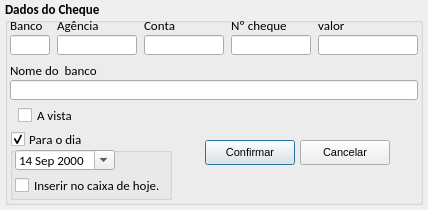
<?xml version="1.0" encoding="UTF-8"?>
<ui version="4.0">
 <class>tela_pagamento_cheque</class>
 <widget class="QDialog" name="tela_pagamento_cheque">
  <property name="geometry">
   <rect>
    <x>0</x>
    <y>0</y>
    <width>428</width>
    <height>210</height>
   </rect>
  </property>
  <property name="windowTitle">
   <string>Dialog</string>
  </property>
  <widget class="QGroupBox" name="groupBox">
   <property name="geometry">
    <rect>
     <x>5</x>
     <y>0</y>
     <width>418</width>
     <height>205</height>
    </rect>
   </property>
   <property name="font">
    <font>
     <family>Calibri</family>
     <pointsize>10</pointsize>
     <weight>75</weight>
     <bold>true</bold>
     <kerning>false</kerning>
    </font>
   </property>
   <property name="title">
    <string>Dados do Cheque</string>
   </property>
   <widget class="QLabel" name="label">
    <property name="geometry">
     <rect>
      <x>5</x>
      <y>15</y>
      <width>35</width>
      <height>20</height>
     </rect>
    </property>
    <property name="font">
     <font>
      <family>Calibri</family>
      <pointsize>10</pointsize>
      <weight>50</weight>
      <bold>false</bold>
     </font>
    </property>
    <property name="text">
     <string>Banco</string>
    </property>
   </widget>
   <widget class="QLabel" name="label_2">
    <property name="geometry">
     <rect>
      <x>52</x>
      <y>15</y>
      <width>44</width>
      <height>20</height>
     </rect>
    </property>
    <property name="font">
     <font>
      <family>Calibri</family>
      <pointsize>10</pointsize>
      <weight>50</weight>
      <bold>false</bold>
     </font>
    </property>
    <property name="text">
     <string>Agência</string>
    </property>
   </widget>
   <widget class="QLabel" name="label_3">
    <property name="geometry">
     <rect>
      <x>139</x>
      <y>15</y>
      <width>33</width>
      <height>20</height>
     </rect>
    </property>
    <property name="font">
     <font>
      <family>Calibri</family>
      <pointsize>10</pointsize>
      <weight>50</weight>
      <bold>false</bold>
     </font>
    </property>
    <property name="text">
     <string>Conta</string>
    </property>
   </widget>
   <widget class="QLabel" name="label_4">
    <property name="geometry">
     <rect>
      <x>226</x>
      <y>15</y>
      <width>56</width>
      <height>20</height>
     </rect>
    </property>
    <property name="font">
     <font>
      <family>Calibri</family>
      <pointsize>10</pointsize>
      <weight>50</weight>
      <bold>false</bold>
     </font>
    </property>
    <property name="text">
     <string>Nº cheque</string>
    </property>
   </widget>
   <widget class="QLabel" name="label_5">
    <property name="geometry">
     <rect>
      <x>313</x>
      <y>15</y>
      <width>29</width>
      <height>20</height>
     </rect>
    </property>
    <property name="font">
     <font>
      <family>Calibri</family>
      <pointsize>10</pointsize>
      <weight>50</weight>
      <bold>false</bold>
     </font>
    </property>
    <property name="text">
     <string>valor</string>
    </property>
   </widget>
   <widget class="QLineEdit" name="le_codigo_banco">
    <property name="geometry">
     <rect>
      <x>5</x>
      <y>35</y>
      <width>40</width>
      <height>20</height>
     </rect>
    </property>
    <property name="font">
     <font>
      <weight>50</weight>
      <bold>false</bold>
     </font>
    </property>
    <property name="text">
     <string/>
    </property>
   </widget>
   <widget class="QLineEdit" name="le_agencia">
    <property name="geometry">
     <rect>
      <x>52</x>
      <y>35</y>
      <width>80</width>
      <height>20</height>
     </rect>
    </property>
    <property name="font">
     <font>
      <weight>50</weight>
      <bold>false</bold>
     </font>
    </property>
    <property name="text">
     <string/>
    </property>
    <property name="maxLength">
     <number>10</number>
    </property>
   </widget>
   <widget class="QLineEdit" name="le_conta">
    <property name="geometry">
     <rect>
      <x>139</x>
      <y>35</y>
      <width>80</width>
      <height>20</height>
     </rect>
    </property>
    <property name="font">
     <font>
      <weight>50</weight>
      <bold>false</bold>
     </font>
    </property>
    <property name="text">
     <string/>
    </property>
    <property name="maxLength">
     <number>10</number>
    </property>
   </widget>
   <widget class="QLineEdit" name="le_numero_cheque">
    <property name="geometry">
     <rect>
      <x>226</x>
      <y>35</y>
      <width>80</width>
      <height>20</height>
     </rect>
    </property>
    <property name="font">
     <font>
      <weight>50</weight>
      <bold>false</bold>
     </font>
    </property>
    <property name="text">
     <string/>
    </property>
    <property name="maxLength">
     <number>10</number>
    </property>
   </widget>
   <widget class="QLineEdit" name="le_valor">
    <property name="geometry">
     <rect>
      <x>313</x>
      <y>35</y>
      <width>100</width>
      <height>20</height>
     </rect>
    </property>
    <property name="font">
     <font>
      <weight>50</weight>
      <bold>false</bold>
      <kerning>false</kerning>
     </font>
    </property>
    <property name="text">
     <string/>
    </property>
   </widget>
   <widget class="QLineEdit" name="le_nome_banco">
    <property name="geometry">
     <rect>
      <x>5</x>
      <y>80</y>
      <width>408</width>
      <height>20</height>
     </rect>
    </property>
    <property name="font">
     <font>
      <weight>50</weight>
      <bold>false</bold>
     </font>
    </property>
   </widget>
   <widget class="QLabel" name="label_6">
    <property name="geometry">
     <rect>
      <x>5</x>
      <y>60</y>
      <width>89</width>
      <height>20</height>
     </rect>
    </property>
    <property name="font">
     <font>
      <family>Calibri</family>
      <pointsize>10</pointsize>
      <weight>50</weight>
      <bold>false</bold>
     </font>
    </property>
    <property name="text">
     <string>Nome do  banco</string>
    </property>
   </widget>
   <widget class="QPushButton" name="btn_confirmar">
    <property name="geometry">
     <rect>
      <x>200</x>
      <y>140</y>
      <width>90</width>
      <height>25</height>
     </rect>
    </property>
    <property name="font">
     <font>
      <family>Arial</family>
      <pointsize>8</pointsize>
      <weight>50</weight>
      <bold>false</bold>
     </font>
    </property>
    <property name="styleSheet">
     <string notr="true">background-color: none;</string>
    </property>
    <property name="text">
     <string>Confirmar</string>
    </property>
    <property name="icon">
     <iconset resource="imagens.qrc">
      <normaloff>:/img/img/1345902916_camera_test.png</normaloff>:/img/img/1345902916_camera_test.png</iconset>
    </property>
    <property name="iconSize">
     <size>
      <width>20</width>
      <height>20</height>
     </size>
    </property>
   </widget>
   <widget class="QPushButton" name="btn_cancelar">
    <property name="geometry">
     <rect>
      <x>295</x>
      <y>140</y>
      <width>90</width>
      <height>25</height>
     </rect>
    </property>
    <property name="font">
     <font>
      <family>Arial</family>
      <pointsize>8</pointsize>
      <weight>50</weight>
      <bold>false</bold>
     </font>
    </property>
    <property name="styleSheet">
     <string notr="true">background-color: none;</string>
    </property>
    <property name="text">
     <string>Cancelar</string>
    </property>
    <property name="icon">
     <iconset resource="imagens.qrc">
      <normaloff>:/img/img/1345902747_button_cancel.png</normaloff>:/img/img/1345902747_button_cancel.png</iconset>
    </property>
    <property name="iconSize">
     <size>
      <width>18</width>
      <height>18</height>
     </size>
    </property>
   </widget>
   <widget class="QGroupBox" name="gb_para">
    <property name="geometry">
     <rect>
      <x>5</x>
      <y>130</y>
      <width>162</width>
      <height>70</height>
     </rect>
    </property>
    <property name="font">
     <font>
      <weight>50</weight>
      <bold>false</bold>
     </font>
    </property>
    <property name="title">
     <string>Para o dia</string>
    </property>
    <property name="flat">
     <bool>false</bool>
    </property>
    <property name="checkable">
     <bool>true</bool>
    </property>
    <property name="checked">
     <bool>true</bool>
    </property>
    <widget class="QCheckBox" name="cb_inserir_caixa_hoje">
     <property name="enabled">
      <bool>true</bool>
     </property>
     <property name="geometry">
      <rect>
       <x>5</x>
       <y>45</y>
       <width>157</width>
       <height>20</height>
      </rect>
     </property>
     <property name="font">
      <font>
       <weight>50</weight>
       <bold>false</bold>
      </font>
     </property>
     <property name="text">
      <string>Inserir no caixa de hoje.</string>
     </property>
    </widget>
    <widget class="QDateEdit" name="data">
     <property name="geometry">
      <rect>
       <x>5</x>
       <y>20</y>
       <width>100</width>
       <height>20</height>
      </rect>
     </property>
     <property name="font">
      <font>
       <weight>50</weight>
       <bold>false</bold>
      </font>
     </property>
     <property name="frame">
      <bool>true</bool>
     </property>
     <property name="alignment">
      <set>Qt::AlignLeading|Qt::AlignLeft|Qt::AlignVCenter</set>
     </property>
     <property name="readOnly">
      <bool>false</bool>
     </property>
     <property name="buttonSymbols">
      <enum>QAbstractSpinBox::UpDownArrows</enum>
     </property>
     <property name="accelerated">
      <bool>false</bool>
     </property>
     <property name="keyboardTracking">
      <bool>true</bool>
     </property>
     <property name="maximumDateTime">
      <datetime>
       <hour>23</hour>
       <minute>59</minute>
       <second>59</second>
       <year>3000</year>
       <month>12</month>
       <day>31</day>
      </datetime>
     </property>
     <property name="minimumDateTime">
      <datetime>
       <hour>0</hour>
       <minute>0</minute>
       <second>0</second>
       <year>2000</year>
       <month>9</month>
       <day>14</day>
      </datetime>
     </property>
     <property name="calendarPopup">
      <bool>true</bool>
     </property>
     <property name="timeSpec">
      <enum>Qt::LocalTime</enum>
     </property>
    </widget>
   </widget>
   <widget class="QCheckBox" name="cb_a_vista">
    <property name="geometry">
     <rect>
      <x>13</x>
      <y>105</y>
      <width>60</width>
      <height>20</height>
     </rect>
    </property>
    <property name="font">
     <font>
      <weight>50</weight>
      <bold>false</bold>
     </font>
    </property>
    <property name="text">
     <string>A vista</string>
    </property>
   </widget>
  </widget>
 </widget>
 <resources>
  <include location="imagens.qrc"/>
 </resources>
 <connections/>
</ui>
